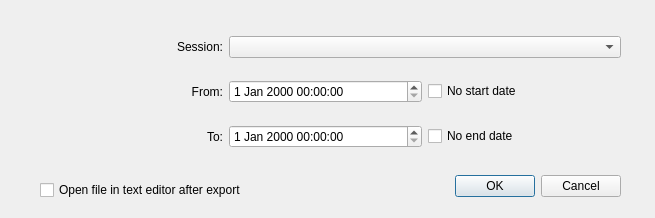
<?xml version="1.0" encoding="UTF-8"?>
<ui version="4.0">
 <class>SongHistoryExportDialog</class>
 <widget class="QDialog" name="SongHistoryExportDialog">
  <property name="geometry">
   <rect>
    <x>0</x>
    <y>0</y>
    <width>655</width>
    <height>218</height>
   </rect>
  </property>
  <property name="windowTitle">
   <string>Export Song Play History</string>
  </property>
  <widget class="QDialogButtonBox" name="buttonBox">
   <property name="geometry">
    <rect>
     <x>280</x>
     <y>170</y>
     <width>341</width>
     <height>32</height>
    </rect>
   </property>
   <property name="orientation">
    <enum>Qt::Orientation::Horizontal</enum>
   </property>
   <property name="standardButtons">
    <set>QDialogButtonBox::StandardButton::Cancel|QDialogButtonBox::StandardButton::Ok</set>
   </property>
  </widget>
  <widget class="QWidget" name="layoutWidget">
   <property name="geometry">
    <rect>
     <x>30</x>
     <y>20</y>
     <width>591</width>
     <height>145</height>
    </rect>
   </property>
   <layout class="QGridLayout" name="gridLayout_2">
    <item row="1" column="0">
     <widget class="QLabel" name="label_2">
      <property name="text">
       <string>From:</string>
      </property>
      <property name="alignment">
       <set>Qt::AlignmentFlag::AlignRight|Qt::AlignmentFlag::AlignTrailing|Qt::AlignmentFlag::AlignVCenter</set>
      </property>
     </widget>
    </item>
    <item row="2" column="0">
     <widget class="QLabel" name="label_3">
      <property name="text">
       <string>To:</string>
      </property>
      <property name="alignment">
       <set>Qt::AlignmentFlag::AlignRight|Qt::AlignmentFlag::AlignTrailing|Qt::AlignmentFlag::AlignVCenter</set>
      </property>
     </widget>
    </item>
    <item row="2" column="3">
     <widget class="QCheckBox" name="checkBoxOmitEnd">
      <property name="text">
       <string>No end date</string>
      </property>
     </widget>
    </item>
    <item row="1" column="3">
     <widget class="QCheckBox" name="checkBoxOmitStart">
      <property name="text">
       <string>No start date</string>
      </property>
     </widget>
    </item>
    <item row="2" column="2">
     <widget class="QDateTimeEdit" name="dateTimeEditEnd"/>
    </item>
    <item row="1" column="2">
     <widget class="QDateTimeEdit" name="dateTimeEditStart"/>
    </item>
    <item row="0" column="0">
     <widget class="QLabel" name="label_4">
      <property name="text">
       <string>Session:</string>
      </property>
      <property name="alignment">
       <set>Qt::AlignmentFlag::AlignRight|Qt::AlignmentFlag::AlignTrailing|Qt::AlignmentFlag::AlignVCenter</set>
      </property>
     </widget>
    </item>
    <item row="0" column="2" colspan="2">
     <widget class="QComboBox" name="comboBoxSession"/>
    </item>
   </layout>
  </widget>
  <widget class="QCheckBox" name="checkBoxOpenAfterExport">
   <property name="geometry">
    <rect>
     <x>40</x>
     <y>180</y>
     <width>231</width>
     <height>20</height>
    </rect>
   </property>
   <property name="text">
    <string>Open file in text editor after export</string>
   </property>
  </widget>
 </widget>
 <resources/>
 <connections>
  <connection>
   <sender>buttonBox</sender>
   <signal>accepted()</signal>
   <receiver>SongHistoryExportDialog</receiver>
   <slot>accept()</slot>
   <hints>
    <hint type="sourcelabel">
     <x>248</x>
     <y>254</y>
    </hint>
    <hint type="destinationlabel">
     <x>157</x>
     <y>274</y>
    </hint>
   </hints>
  </connection>
  <connection>
   <sender>buttonBox</sender>
   <signal>rejected()</signal>
   <receiver>SongHistoryExportDialog</receiver>
   <slot>reject()</slot>
   <hints>
    <hint type="sourcelabel">
     <x>316</x>
     <y>260</y>
    </hint>
    <hint type="destinationlabel">
     <x>286</x>
     <y>274</y>
    </hint>
   </hints>
  </connection>
 </connections>
</ui>
